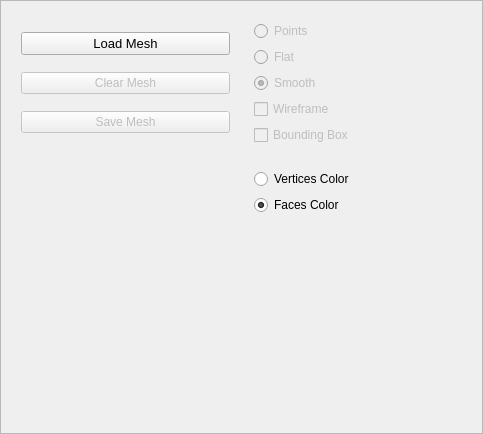
<?xml version="1.0" encoding="UTF-8"?>
<ui version="4.0">
 <class>cg3::viewer::EigenMeshManager</class>
 <widget class="QFrame" name="cg3::viewer::EigenMeshManager">
  <property name="geometry">
   <rect>
    <x>0</x>
    <y>0</y>
    <width>483</width>
    <height>434</height>
   </rect>
  </property>
  <property name="windowTitle">
   <string>Frame</string>
  </property>
  <property name="frameShape">
   <enum>QFrame::StyledPanel</enum>
  </property>
  <property name="frameShadow">
   <enum>QFrame::Raised</enum>
  </property>
  <layout class="QGridLayout" name="gridLayout_2">
   <item row="0" column="0">
    <widget class="QFrame" name="frame1">
     <layout class="QGridLayout" name="gridLayout_3">
      <item row="0" column="0">
       <widget class="QPushButton" name="loadMeshButton">
        <property name="font">
         <font>
          <pointsize>10</pointsize>
         </font>
        </property>
        <property name="text">
         <string>Load Mesh</string>
        </property>
       </widget>
      </item>
      <item row="1" column="0">
       <widget class="QPushButton" name="clearMeshButton">
        <property name="enabled">
         <bool>false</bool>
        </property>
        <property name="text">
         <string>Clear Mesh</string>
        </property>
       </widget>
      </item>
      <item row="2" column="0">
       <widget class="QPushButton" name="saveMeshButton">
        <property name="enabled">
         <bool>false</bool>
        </property>
        <property name="text">
         <string>Save Mesh</string>
        </property>
       </widget>
      </item>
     </layout>
    </widget>
   </item>
   <item row="0" column="1">
    <widget class="QFrame" name="frame2">
     <layout class="QGridLayout" name="gridLayout_4">
      <item row="3" column="0">
       <widget class="QCheckBox" name="wireframeMeshCheckBox">
        <property name="enabled">
         <bool>false</bool>
        </property>
        <property name="text">
         <string>Wireframe</string>
        </property>
        <property name="checked">
         <bool>false</bool>
        </property>
       </widget>
      </item>
      <item row="2" column="0">
       <widget class="QRadioButton" name="smoothMeshRadioButton">
        <property name="enabled">
         <bool>false</bool>
        </property>
        <property name="text">
         <string>Smooth</string>
        </property>
        <property name="checked">
         <bool>true</bool>
        </property>
       </widget>
      </item>
      <item row="0" column="0">
       <widget class="QRadioButton" name="pointsMeshRadioButton">
        <property name="enabled">
         <bool>false</bool>
        </property>
        <property name="text">
         <string>Points</string>
        </property>
        <property name="checked">
         <bool>false</bool>
        </property>
       </widget>
      </item>
      <item row="1" column="0">
       <widget class="QRadioButton" name="flatMeshRadioButton">
        <property name="enabled">
         <bool>false</bool>
        </property>
        <property name="text">
         <string>Flat</string>
        </property>
        <property name="checked">
         <bool>false</bool>
        </property>
       </widget>
      </item>
      <item row="4" column="0">
       <widget class="QCheckBox" name="boundingBoxCheckBox">
        <property name="enabled">
         <bool>false</bool>
        </property>
        <property name="text">
         <string>Bounding Box</string>
        </property>
       </widget>
      </item>
     </layout>
    </widget>
   </item>
   <item row="1" column="1">
    <widget class="QFrame" name="frame">
     <property name="frameShape">
      <enum>QFrame::NoFrame</enum>
     </property>
     <property name="frameShadow">
      <enum>QFrame::Plain</enum>
     </property>
     <layout class="QGridLayout" name="gridLayout">
      <item row="0" column="0">
       <widget class="QRadioButton" name="verticesColorRadioButton">
        <property name="text">
         <string>Vertices Color</string>
        </property>
        <property name="checked">
         <bool>false</bool>
        </property>
       </widget>
      </item>
      <item row="1" column="0">
       <widget class="QRadioButton" name="faceColorRadioButton">
        <property name="text">
         <string>Faces Color</string>
        </property>
        <property name="checked">
         <bool>true</bool>
        </property>
       </widget>
      </item>
     </layout>
    </widget>
   </item>
   <item row="2" column="1">
    <spacer name="verticalSpacer">
     <property name="orientation">
      <enum>Qt::Vertical</enum>
     </property>
     <property name="sizeHint" stdset="0">
      <size>
       <width>20</width>
       <height>40</height>
      </size>
     </property>
    </spacer>
   </item>
  </layout>
 </widget>
 <resources/>
 <connections/>
</ui>
